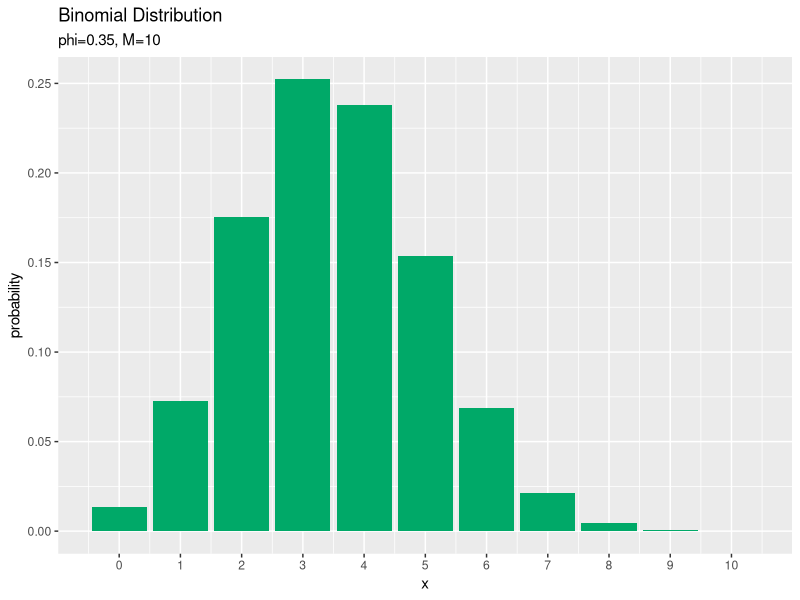
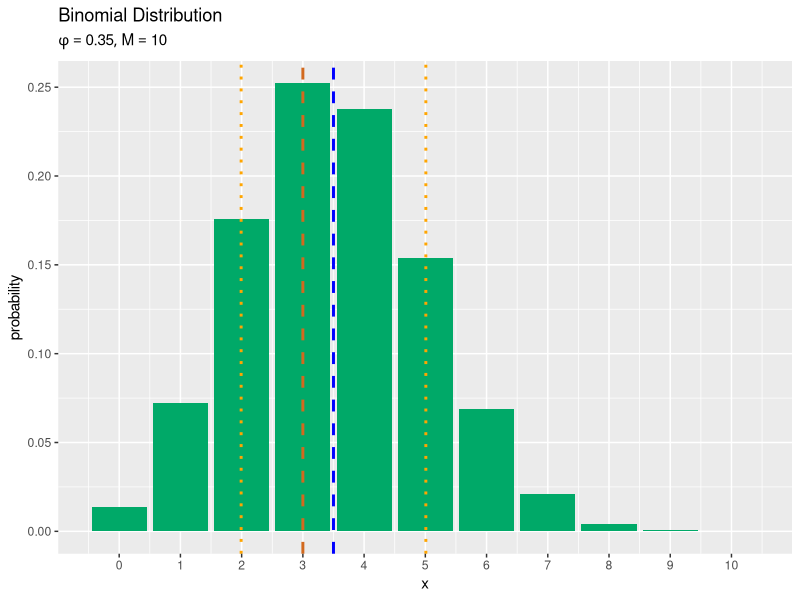
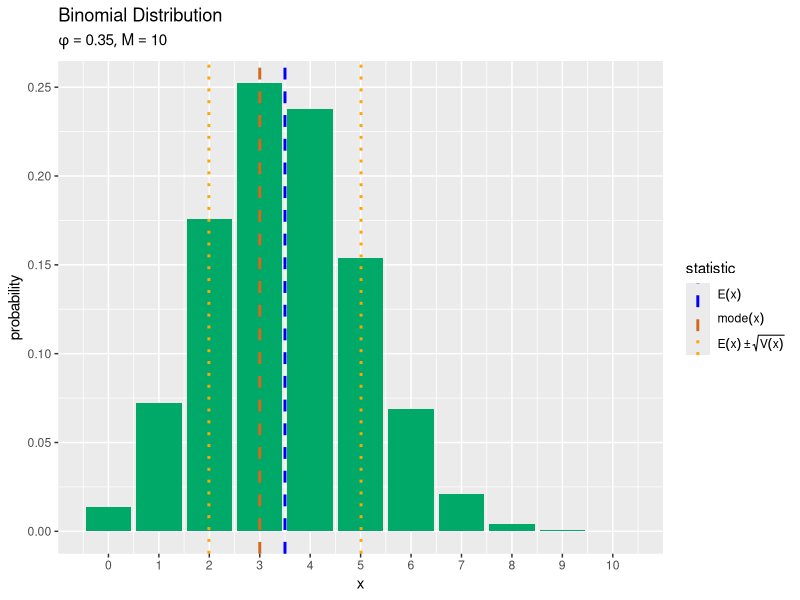
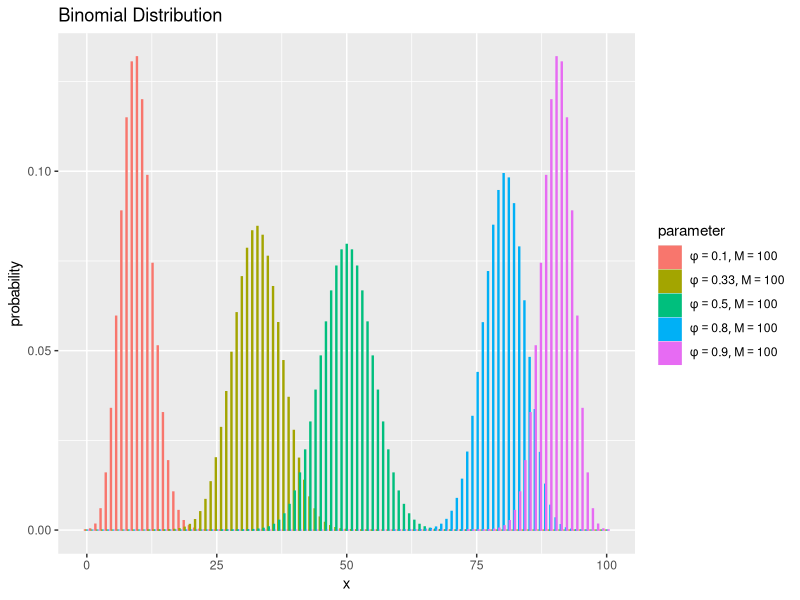
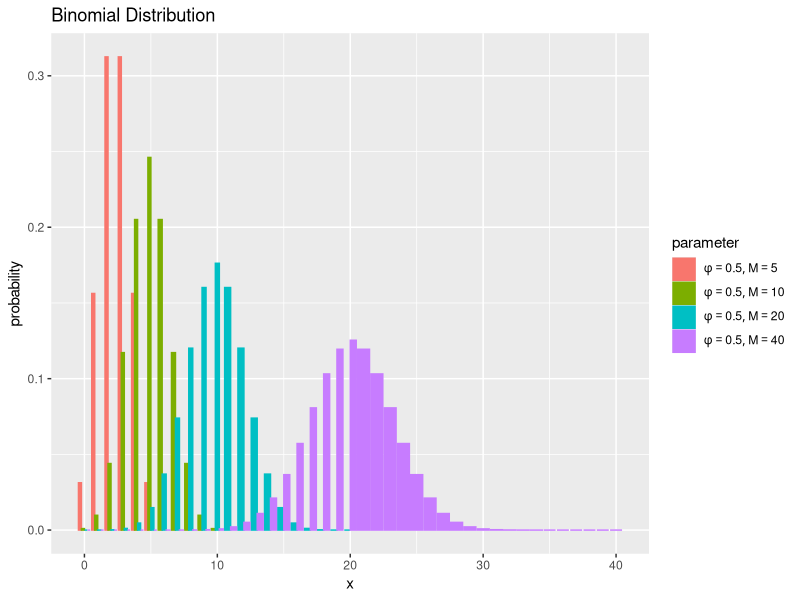
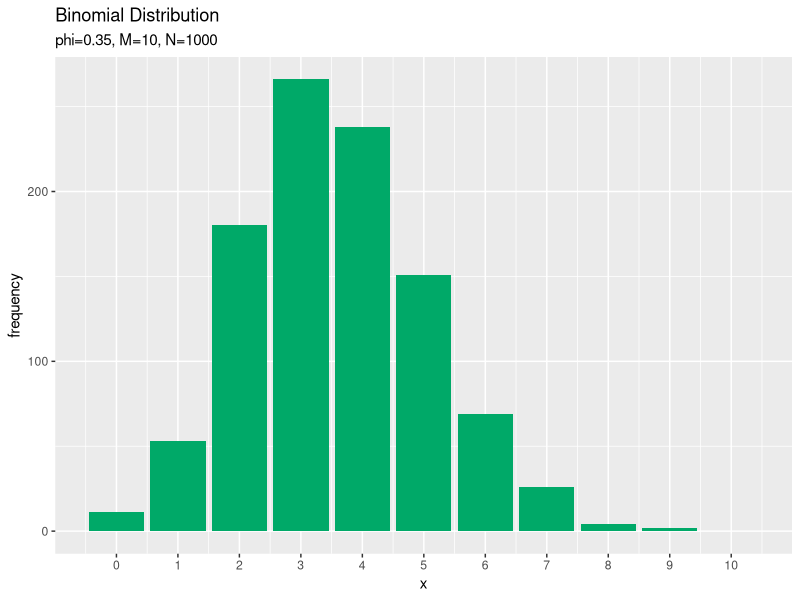
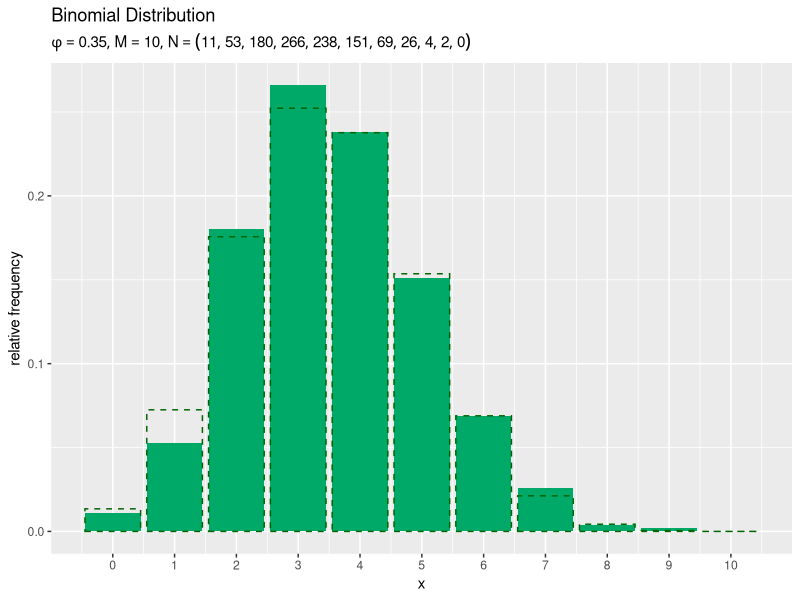

Here is the R script that generated these plots, in order:
## ---- chunk 1
knitr::opts_chunk$set(
  echo = TRUE, 
  message = FALSE, error = FALSE, warning = FALSE, # メッセージを非表示
  fig.align = "center", # 画像を中央揃え
  fig.width = 5, fig.height = 4, # 画像のサイズ
  class.source = "numberLines lineAnchors", # ソースを番号付けする
  class.output = "numberLines lineAnchors chunkout" # 出力を番号付けする
)
## ---- chunk 2
# パラメータを指定
phi <- 0.35

# 試行回数を指定
M <- 10

# 確率変数の値を指定:(x <= M)
x <- 3
## ---- chunk 3
# 定義式により確率を計算
C <- gamma(M + 1) / gamma(M - x + 1) / gamma(x + 1)
prob <- C * phi^x * (1 - phi)^(M - x)
prob
## ---- chunk 4
# 対数をとった定義式により確率を計算
log_C <- lgamma(M + 1) - lgamma(M - x + 1) - lgamma(x + 1)
log_prob <- log_C + x * log(phi) + (M - x) * log(1 - phi)
prob <- exp(log_prob)
prob; log_prob
## ---- chunk 5
# 二項分布の関数により確率を計算
prob <- dbinom(x = x, size = M, prob = phi)
prob
## ---- chunk 6
# 二項分布の対数をとった関数により確率を計算
log_prob <- dbinom(x = x, size = M, prob = phi, log = TRUE)
prob <- exp(log_prob)
prob; log_prob
## ---- chunk 7
# ベクトルに変換
phi_v <- c(1 - phi, phi)
x_v <- c(M - x, x)
phi_v; x_v
## ---- chunk 8
# 多項分布の関数により確率を計算
prob <- dmultinom(x = x_v, size = M, prob = phi_v)
prob
## ---- chunk 9
# 多項分布の対数をとった関数により確率を計算
log_prob <- dmultinom(x = x_v, size = M, prob = phi_v, log = TRUE)
prob <- exp(log_prob)
prob; log_prob
## ---- chunk 10
# 平均を計算
E_x <- M * phi
E_x
## ---- chunk 11
# 分散を計算
V_x <- M * phi * (1 - phi)
V_x
## ---- chunk 12
# 最頻値を計算:(注:複数の場合も1つしか返さない)
mode_x <- floor(phi * (M + 1))
mode_x
## ---- chunk 13
# 歪度を計算
skewness <- (1 - 2 * phi) / sqrt(M * phi * (1 - phi))
skewness
## ---- chunk 14
# 尖度を計算
kurtosis <- (1 - 6 * phi * (1 - phi)) / (M * phi * (1 - phi))
kurtosis
## ---- chunk 15
### 資料作成用

# チェック用
library(magrittr)
library(ggplot2)
## ---- chunk 16
# パラメータを指定
phi <- 0.35

# 試行回数を指定
M <- 10
## ---- chunk 17
# xがとり得る値を作成
x_vals <- 0:M
head(x_vals)
## ---- chunk 18
# 二項分布を計算
prob_df <- tidyr::tibble(
  x = x_vals, # 確率変数
  probability = dbinom(x = x_vals, size = M, prob = phi) # 確率
)
prob_df
## ---- chunk 19
# 二項分布のグラフを作成
ggplot(data = prob_df, mapping = aes(x = x, y = probability)) + # データ
  geom_bar(stat = "identity", position = "dodge", fill = "#00A968") + # 棒グラフ
  scale_x_continuous(breaks = x_vals, labels = x_vals) + # x軸目盛
  labs(title = "Binomial Distribution", 
       subtitle = paste0("phi=", phi, ", M=", M), # (文字列表記用)
       #subtitle = parse(text = paste0("list(phi==", phi, ", M==", M, ")")), # (数式表記用)
       x = "x", y = "probability") # ラベル
## ---- chunk 20
# 補助線用の統計量を計算
E_x <- M * phi
s_x <- sqrt(M * phi * (1 - phi))
mode_x <- floor(phi * (M + 1))

# 統計量を重ねた二項分布のグラフを作成:線のみ
ggplot(data = prob_df, mapping = aes(x = x, y = probability)) + # データ
  geom_bar(stat = "identity", position = "dodge", fill = "#00A968") + # 分布
  geom_vline(xintercept = E_x, color = "blue", size = 1, linetype = "dashed") + # 期待値
  geom_vline(xintercept = c(E_x-s_x, E_x+s_x), color = "orange", size = 1, linetype = "dotted") + # 期待値 ± 標準偏差
  geom_vline(xintercept = mode_x, color = "chocolate", size = 1, linetype = "dashed") + # 最頻値
  scale_x_continuous(breaks = x_vals, labels = x_vals) + # x軸目盛
  labs(title = "Binomial Distribution", 
       subtitle = parse(text = paste0("list(phi==", phi, ", M==", M, ")")), 
       x = "x", y = "probability") # ラベル
## ---- chunk 21
# 統計量を格納
stat_df <- tibble::tibble(
  statistic = c(E_x, E_x-s_x, E_x+s_x, mode_x), # 統計量
  type = c("mean", "sd", "sd", "mode") # 色分け用ラベル
)
stat_df
## ---- chunk 22
# 凡例用の設定を作成:(数式表示用)
color_vec <- c(mean = "blue", sd = "orange", mode = "chocolate")
linetype_vec <- c(mean = "dashed", sd = "dotted", mode = "dashed")
label_vec <- c(mean = expression(E(x)), sd = expression(E(x) %+-% sqrt(V(x))), mode = expression(mode(x)))
color_vec; linetype_vec; label_vec
## ---- chunk 23
# 統計量を重ねた二項分布のグラフを作成:凡例付き
ggplot() + # データ
  geom_bar(data = prob_df, mapping = aes(x = x, y = probability), 
           stat = "identity", position = "dodge", fill = "#00A968") + # 分布
  geom_vline(data = stat_df, mapping = aes(xintercept = statistic, color = type, linetype = type), 
             size = 1) + # 統計量
  scale_x_continuous(breaks = x_vals, labels = x_vals) + # x軸目盛
  scale_color_manual(values = color_vec, labels = label_vec, name = "statistic") + # 線の色:(色指定と数式表示用)
  scale_linetype_manual(values = linetype_vec, labels = label_vec, name = "statistic") + # 線の種類:(線指定と数式表示用)
  theme(legend.text.align = 0) + # 図の体裁:凡例
  labs(title = "Binomial Distribution", 
       subtitle = parse(text = paste0("list(phi==", phi, ", M==", M, ")")), 
       x = "x", y = "probability") # ラベル
## ---- chunk 24
# パラメータとして利用する値を指定
phi_vals <- c(0.1, 0.33, 0.5, 0.8, 0.9)

# 試行回数を指定
M <- 100

# xがとり得る値を作成
x_vals <- 0:M

# パラメータごとに二項分布を計算
res_prob_df <- tidyr::expand_grid(
  x = x_vals, 
  phi = phi_vals
) |> # 全ての組み合わせを作成
  dplyr::arrange(phi, x) |> # パラメータごとに並べ替え
  dplyr::mutate(
    probability = dbinom(x = x, size = M, prob = phi), 
    parameter = paste0("phi=", phi, ", M=", M) |> 
      factor(levels = paste0("phi=", sort(phi_vals), ", M=", M)) # 色分け用ラベル
  ) # 確率を計算
res_prob_df
## ---- chunk 25
# 凡例用のラベルを作成:(数式表示用)
label_vec <- res_prob_df[["parameter"]] |> 
  unique() |> # 重複を除去
  stringr::str_replace_all(pattern = "=", replacement = "==") %>% # 等号表示用の記法に変換
  paste0("list(", ., ")") |> # カンマ表示用の記法に変換
  parse(text = _) # expression関数化
names(label_vec) <- unique(res_prob_df[["parameter"]]) # ggplotに指定する文字列に対応する名前付きベクトルに変換
label_vec[1]
## ---- chunk 26
# パラメータごとに二項分布のグラフを作成
ggplot(data = res_prob_df, mapping = aes(x = x, y = probability, fill = parameter, color = parameter)) + # データ
  geom_bar(stat = "identity", position = "dodge") + # 棒グラフ
  #scale_x_continuous(breaks = x_vals, labels = x_vals) + # x軸目盛
  scale_color_hue(labels = label_vec) + # 線の色:(数式表示用)
  scale_fill_hue(labels = label_vec) + # 塗りつぶしの色:(数式表示用)
  theme(legend.text.align = 0) + # 図の体裁:凡例
  labs(title = "Binomial Distribution", 
       fill = "parameter", color = "parameter", 
       x = "x", y = "probability") # タイトル
## ---- chunk 27
# パラメータを指定
phi <- 0.5

# 試行回数として利用する値を指定
M_vals <- c(5, 10, 20, 40)

# xがとり得る値を作成
x_vals <- 0:max(M_vals)

# パラメータごとに二項分布を計算
res_prob_df <- tidyr::expand_grid(
  x = x_vals, 
  M = M_vals
) |> # 全ての組み合わせを作成
  dplyr::arrange(M, x) |> # 試行回数ごとに並べ替え
  dplyr::mutate(
    probability = dbinom(x = x, size = M, prob = phi), 
    parameter = paste0("phi=", phi, ", M=", M) |> 
      factor(levels = paste0("phi=", phi, ", M=", sort(M_vals))) # 色分け用ラベル
  ) |> # 確率を計算
  dplyr::filter(x <= M) # 実現可能な値を抽出
res_prob_df
## ---- chunk 28
### 資料作成用:(再掲)

# 凡例用のラベルを作成:(数式表示用)
label_vec <- res_prob_df[["parameter"]] |> 
  stringr::str_replace_all(pattern = "=", replacement = "==") %>% # 等号表示用の記法に変換
  paste0("list(", ., ")") |> # カンマ表示用の記法に変換
  unique() |> # 重複を除去
  parse(text = _) # expression関数化
names(label_vec) <- unique(res_prob_df[["parameter"]]) # ggplotに指定する文字列に対応する名前付きベクトルに変換

# 試行回数ごとに二項分布のグラフを作成
ggplot(data = res_prob_df, mapping = aes(x = x, y = probability, fill = parameter, color = parameter)) + # データ
  geom_bar(stat = "identity", position = "dodge") + # 棒グラフ
  #scale_x_continuous(breaks = x_vals, labels = x_vals) + # x軸目盛
  scale_color_hue(labels = label_vec) + # 線の色:(数式表示用)
  scale_fill_hue(labels = label_vec) + # 塗りつぶしの色:(数式表示用)
  theme(legend.text.align = 0) + # 図の体裁:凡例
  labs(title = "Binomial Distribution", 
       fill = "parameter", color = "parameter", 
       x = "x", y = "probability") # タイトル
## ---- chunk 29
# パラメータとして利用する値を指定
phi_vals <- seq(from = 0, to = 1, by = 0.01)
#length(phi_vals) # フレーム数

# 試行回数を指定
M <- 10

# xがとり得る値を作成
x_vals <- 0:M

# パラメータごとに二項分布を計算
anime_prob_df <- tidyr::expand_grid(
  x = x_vals, 
  phi = phi_vals
) |> # 全ての組み合わせを作成
  dplyr::arrange(phi, x) |> # パラメータごとに並べ替え
  dplyr::mutate(
    probability = dbinom(x = x, size = M, prob = phi), 
    parameter = paste0("phi=", phi, ", M=", M) |> 
      factor(levels = paste0("phi=", sort(phi_vals), ", M=", M)) # フレーム切替用ラベル
  ) # 確率を計算
anime_prob_df
## ---- chunk 30
# パラメータを指定
phi <- 0.3

# 試行回数の最大値を指定
M_max <- 100

# xがとり得る値を作成
x_vals <- 0:M_max

# 試行回数ごとに二項分布を計算
anime_prob_df <- tidyr::expand_grid(
  x = x_vals, 
  M = 1:M_max
) |> # 全ての組み合わせを作成
  dplyr::arrange(M, x) |> # 試行回数ごとに並べ替え
  dplyr::mutate(
    probability = dbinom(x = x_vals, size = M, prob = phi), 
    parameter = paste0("phi=", phi, ", M=", M) |> 
      factor(levels = paste0("phi=", phi, ", M=", 1:M_max)) # フレーム切替用ラベル
  ) |> # 確率を計算
  dplyr::filter(x <= M) # 実現可能な値を抽出
anime_prob_df
## ---- chunk 31
### 資料作成用:(再掲)

# 二項分布のアニメーションを作図
anime_prob_graph <- ggplot(data = anime_prob_df, mapping = aes(x = x, y = probability)) + # データ
  geom_bar(stat = "identity", position = "dodge", fill = "#00A968", color = "#00A968") + # 分布
  gganimate::transition_manual(parameter) + # フレーム
  gganimate::view_follow(fixed_x = FALSE, fixed_y = TRUE) + # 表示範囲の調整
  #scale_x_continuous(breaks = x_vals, labels = x_vals) + # x軸目盛
  labs(title = "Binomial Distribution", 
       subtitle = "{current_frame}", 
       x = "x", y = "probability") # ラベル
## ---- chunk 32
# パラメータとして利用する値を作成
phi_vals <- seq(from = 0.01, to = 0.99, by = 0.01)
#length(phi_vals) # フレーム数

# 試行回数を指定
M <- 10

# xがとり得る値を作成
x_vals <- 0:M

# 歪度を計算
skewness_vec <- (1 - 2 * phi_vals) / sqrt(M * phi_vals * (1 - phi_vals))

# 尖度を計算
kurtosis_vec <- (1 - 6 * phi_vals * (1 - phi_vals)) / (M * phi_vals * (1 - phi_vals))

# ラベル用のテキストを作成
label_vec <- paste0(
  "phi=", phi_vals, ", M=", M, 
  ", skewness=", round(skewness_vec, 3), ", kurtosis=", round(kurtosis_vec, 3)
)
head(label_vec)
## ---- chunk 33
# パラメータごとに二項分布を計算
anime_prob_df <- tidyr::expand_grid(
  x = x_vals, 
  phi = phi_vals
) |> # 全ての組み合わせを作成
  dplyr::arrange(phi, x) |> # パラメータごとに並べ替え
  dplyr::mutate(
    probability = dbinom(x = x, size = M, prob = phi), 
    parameter = rep(label_vec, each = length(x_vals)) |> 
      factor(levels = label_vec) # フレーム切替用ラベル
  ) # 確率を計算
anime_prob_df
## ---- chunk 34
# パラメータごとに統計量を計算
anime_stat_df <- tibble::tibble(
  mean = M * phi_vals, # 期待値
  sd = sqrt(M * phi_vals * (1 - phi_vals)), # 標準偏差
  mode = floor(phi_vals * (M + 1)), # 最頻値
  parameter = factor(label_vec, levels = label_vec) # フレーム切替用のラベル
) |> # 統計量を計算
  dplyr::mutate(
    sd_minus = mean - sd, 
    sd_plus = mean + sd
  ) |> # 期待値±標準偏差を計算
  dplyr::select(!sd) |> # 不要な列を削除
  tidyr::pivot_longer(
    cols = !parameter, 
    names_to = "type", 
    values_to = "statistic"
  ) |> # 統計量の列をまとめる
  dplyr::mutate(
    type = stringr::str_replace(type, pattern = "sd_.*", replacement = "sd")) # 期待値±標準偏差のカテゴリを統一
anime_stat_df
## ---- chunk 35
# 凡例用の設定を作成:(数式表示用)
color_vec <- c(mean = "blue", sd = "orange", mode = "chocolate")
linetype_vec <- c(mean = "dashed", sd = "dotted", mode = "dashed")
label_vec <- c(mean = expression(E(x)), sd = expression(E(x) %+-% sqrt(V(x))), mode = expression(mode(x)))
## ---- chunk 36
# パラメータを指定
phi <- 0.35

# 試行回数の最大値を指定
M_vals <- 1:100

# xがとり得る値を作成
x_vals <- 0:max(M_vals)

# 歪度を計算
skewness_vec <- (1 - 2 * phi) / sqrt(M_vals * phi * (1 - phi))

# 尖度を計算
kurtosis_vec <- (1 - 6 * phi * (1 - phi)) / (M_vals * phi * (1 - phi))

# ラベル用のテキストを作成
label_vec <- paste0(
  "phi=", phi, ", M=", M_vals, 
  ", skewness=", round(skewness_vec, 3), ", kurtosis=", round(kurtosis_vec, 3)
)
head(label_vec)
## ---- chunk 37
# 試行回数ごとに二項分布を計算
anime_prob_df <- tidyr::expand_grid(
  x = x_vals, 
  M = M_vals
) |> # 全ての組み合わせを作成
  dplyr::arrange(M, x) |> # 試行回数ごとに並べ替え
  dplyr::mutate(
    probability = dbinom(x = x_vals, size = M, prob = phi), 
    parameter = rep(label_vec, each = length(x_vals)) |> 
      factor(levels = label_vec) # フレーム切替用ラベル
  ) |> # 確率を計算
  dplyr::filter(x <= M) # 実現可能な値を抽出
anime_prob_df
## ---- chunk 38
# 試行回数ごとに統計量を計算
anime_stat_df <- tibble::tibble(
  mean = M_vals * phi, # 期待値
  sd = sqrt(M_vals * phi * (1 - phi)), # 標準偏差
  mode = floor(phi * (M_vals + 1)), # 最頻値
  parameter = factor(label_vec, levels = label_vec) # フレーム切替用のラベル
) |> # 統計量を計算
  dplyr::mutate(
    sd_minus = mean - sd, 
    sd_plus = mean + sd
  ) |> # 期待値±標準偏差を計算
  dplyr::select(!sd) |> # 不要な列を削除
  tidyr::pivot_longer(
    cols = !parameter, 
    names_to = "type", 
    values_to = "statistic"
  ) |> # 統計量の列をまとめる
  dplyr::mutate(
    type = stringr::str_replace(type, pattern = "sd_.*", replacement = "sd")) # 期待値±標準偏差のカテゴリを統一
## ---- chunk 39
### 資料作成用:(再掲)

# 凡例用の設定を作成:(数式表示用)
color_vec <- c(mean = "blue", sd = "orange", mode = "chocolate")
linetype_vec <- c(mean = "dashed", sd = "dotted", mode = "dashed")
label_vec <- c(mean = expression(E(x)), sd = expression(E(x) %+-% sqrt(V(x))), mode = expression(mode(x)))

# 統計量を重ねた二項分布のアニメーションを作図
anime_prob_graph <- ggplot() + # データ
  geom_bar(data = anime_prob_df, mapping = aes(x = x, y = probability), 
           stat = "identity", position = "dodge", fill = "#00A968") + # 分布
  geom_vline(data = anime_stat_df, mapping = aes(xintercept = statistic, color = type, linetype = type), 
             size = 1) + # 統計量
  gganimate::transition_manual(parameter) + # フレーム
  gganimate::view_follow(fixed_x = FALSE, fixed_y = TRUE) + # 表示範囲の調整
  #scale_x_continuous(breaks = x_vals, labels = x_vals) + # x軸目盛
  scale_linetype_manual(values = linetype_vec, labels = label_vec, name = "statistic") + # 線の種類:(線指定と数式表示用)
  scale_color_manual(values = color_vec, labels = label_vec, name = "statistic") + # 線の色:(色指定と数式表示用)
  theme(legend.text.align = 0) + # 図の体裁:凡例
  labs(title = "Binomial Distribution", 
       subtitle = "{current_frame}", 
       x = "x", y = "probability") # ラベル
## ---- chunk 40
### 資料作成用

# チェック用
library(magrittr)
library(ggplot2)
## ---- chunk 41
# パラメータを指定
phi <- 0.35

# 試行回数を指定
M <- 10

# データ数を指定
N <- 1000
## ---- chunk 42
# 二項分布に従う乱数を生成
x_n <- rbinom(n = N, size = M, prob = phi)
head(x_n)
## ---- chunk 43
# xがとり得る値を作成
x_vals <- 0:M

# サンプルを集計
freq_df <- tidyr::tibble(x = x_n) |> # 乱数を格納
  dplyr::count(x, name = "frequency") |> # 度数を集計
  dplyr::right_join(tidyr::tibble(x = x_vals), by = "x") |> # 全てのパターンに追加
  dplyr::mutate(frequency = tidyr::replace_na(frequency, 0)) # サンプルにない場合の欠損値を0に置換
freq_df
## ---- chunk 44
# サンプルのヒストグラムを作成:度数
ggplot(data = freq_df, mapping = aes(x = x, y = frequency)) + # データ
  geom_bar(stat = "identity", position = "dodge", fill = "#00A968") + # 度数
  scale_x_continuous(breaks = x_vals, labels = x_vals) + # x軸目盛
  labs(title = "Binomial Distribution", 
       subtitle = paste0("phi=", phi, ", M=", M, ", N=", N), 
       x = "x", y = "frequency") # ラベル
## ---- chunk 45
# 二項分布を計算
prob_df <- tidyr::tibble(
  x = x_vals, # 確率変数
  probability = dbinom(x = x_vals, size = M, prob = phi) # 確率
)

# サンプルのヒストグラムを作成:相対度数
ggplot() + 
  geom_bar(data = freq_df, mapping = aes(x = x, y = frequency/N), 
           stat = "identity", position = "dodge", fill = "#00A968") + # 相対度数
  geom_bar(data = prob_df, mapping = aes(x = x, y = probability), 
           stat = "identity", position = "dodge", alpha = 0, color = "darkgreen", linetype = "dashed") + # 元の分布
  scale_x_continuous(breaks = x_vals, labels = x_vals) + # x軸目盛
  labs(
    title = "Binomial Distribution", 
    subtitle = parse(
      text = paste0(
        "list(phi==", phi, ", M==", M, ", N==", "(list(", paste0(freq_df[["frequency"]], collapse = ", "), "))", ")")
    ), 
    x = "x", y = "relative frequency"
  ) # ラベル
## ---- chunk 46
# パラメータを指定
phi <- 0.35

# 試行回数を指定
M <- 10

# データ数(フレーム数)を指定
N <- 300

# 二項分布に従う乱数を生成
x_n <- rbinom(n = N, size = M, prob = phi)
head(x_n)
## ---- chunk 47
# xがとり得る値を作成
x_vals <- 0:M

# サンプルを集計
freq_df <- tibble::tibble(
  x = x_n, # サンプル
  n = 1:N, # データ番号
  frequency = 1 # 集計用の値
) |> 
  dplyr::right_join(tidyr::expand_grid(x = x_vals, n = 1:N), by = c("x", "n")) |> # 全てのパターンに結合
  dplyr::mutate(frequency = tidyr::replace_na(frequency, replace = 0)) |> # サンプルにない場合の欠損値を0に置換
  dplyr::arrange(n, x) |> # 集計用に昇順に並べ替え
  dplyr::group_by(x) |> # 集計用にグループ化
  dplyr::mutate(frequency = cumsum(frequency)) |> # 累積和を計算
  dplyr::ungroup() # グループ化を解除
freq_df
## ---- chunk 48
# フレーム切替用のラベルを作成
label_vec <- freq_df |> 
  tidyr::pivot_wider(
    id_cols = n, 
    names_from = x, 
    names_prefix = "x", 
    values_from = frequency
  ) |> # 度数列を展開
  tidyr::unite(col = "label", dplyr::starts_with("x"), sep = ", ") |> # 度数情報をまとめて文字列化
  dplyr::mutate(
    label = paste0("phi=", phi, ", M=", M, ", N=", n, "=(", label, ")") %>% 
      factor(., levels = .)
  ) |> # パラメータ情報をまとめて因子化
  dplyr::pull(label) # ベクトルとして取得
head(label_vec)
## ---- chunk 49
# フレーム切替用のラベルを追加
anime_freq_df <- freq_df |> 
  tibble::add_column(parameter = rep(label_vec, each = M+1))
anime_freq_df
## ---- chunk 50
# サンプルを格納
anime_data_df <- tibble::tibble(
  x = x_n, # サンプル
  parameter = label_vec # フレーム切替用ラベルを追加
)
anime_data_df
## ---- chunk 51
anime_prob_df <- tibble::tibble(
  x = x_vals, # 確率変数
  probability = dbinom(x = x_vals, size = M, prob = phi), # 確率
  num = N # 複製数
) |> 
  tidyr::uncount(num) |> # データ数分に複製
  tibble::add_column(parameter = rep(label_vec, times = length(x_vals))) |> # フレーム切替用ラベルを追加
  dplyr::arrange(parameter) # サンプリング回数ごとに並べ替え
anime_prob_df
